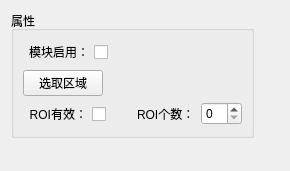
<?xml version="1.0" encoding="UTF-8"?>
<ui version="4.0">
 <class>spiltImage_preWdg</class>
 <widget class="QWidget" name="spiltImage_preWdg">
  <property name="geometry">
   <rect>
    <x>0</x>
    <y>0</y>
    <width>290</width>
    <height>171</height>
   </rect>
  </property>
  <property name="windowTitle">
   <string>spiltImage_preWdg</string>
  </property>
  <layout class="QGridLayout" name="gridLayout">
   <item row="0" column="0">
    <widget class="QGroupBox" name="groupBox">
     <property name="title">
      <string>属性</string>
     </property>
     <layout class="QVBoxLayout" name="verticalLayout_2">
      <item>
       <layout class="QVBoxLayout" name="verticalLayout">
        <item>
         <layout class="QHBoxLayout" name="horizontalLayout_2">
          <item>
           <widget class="QCheckBox" name="cb_moduleValid">
            <property name="layoutDirection">
             <enum>Qt::RightToLeft</enum>
            </property>
            <property name="text">
             <string>模块启用：</string>
            </property>
           </widget>
          </item>
          <item>
           <spacer name="horizontalSpacer">
            <property name="orientation">
             <enum>Qt::Horizontal</enum>
            </property>
            <property name="sizeHint" stdset="0">
             <size>
              <width>40</width>
              <height>20</height>
             </size>
            </property>
           </spacer>
          </item>
         </layout>
        </item>
        <item>
         <layout class="QHBoxLayout" name="horizontalLayout_4">
          <item>
           <widget class="QPushButton" name="bt_selectRoi">
            <property name="text">
             <string>选取区域</string>
            </property>
            <property name="checkable">
             <bool>true</bool>
            </property>
           </widget>
          </item>
          <item>
           <spacer name="horizontalSpacer_3">
            <property name="orientation">
             <enum>Qt::Horizontal</enum>
            </property>
            <property name="sizeHint" stdset="0">
             <size>
              <width>40</width>
              <height>20</height>
             </size>
            </property>
           </spacer>
          </item>
         </layout>
        </item>
        <item>
         <spacer name="verticalSpacer">
          <property name="orientation">
           <enum>Qt::Vertical</enum>
          </property>
          <property name="sizeHint" stdset="0">
           <size>
            <width>20</width>
            <height>40</height>
           </size>
          </property>
         </spacer>
        </item>
        <item>
         <layout class="QHBoxLayout" name="horizontalLayout_3">
          <property name="spacing">
           <number>6</number>
          </property>
          <item>
           <widget class="QCheckBox" name="cb_RoiValid">
            <property name="layoutDirection">
             <enum>Qt::RightToLeft</enum>
            </property>
            <property name="text">
             <string>ROI有效：</string>
            </property>
           </widget>
          </item>
          <item>
           <layout class="QHBoxLayout" name="horizontalLayout">
            <item>
             <spacer name="horizontalSpacer_2">
              <property name="orientation">
               <enum>Qt::Horizontal</enum>
              </property>
              <property name="sizeHint" stdset="0">
               <size>
                <width>40</width>
                <height>20</height>
               </size>
              </property>
             </spacer>
            </item>
            <item>
             <widget class="QLabel" name="label">
              <property name="text">
               <string>ROI个数：</string>
              </property>
             </widget>
            </item>
            <item>
             <widget class="QSpinBox" name="sp_RoiCounts"/>
            </item>
           </layout>
          </item>
         </layout>
        </item>
       </layout>
      </item>
     </layout>
    </widget>
   </item>
   <item row="1" column="0">
    <spacer name="verticalSpacer_2">
     <property name="orientation">
      <enum>Qt::Vertical</enum>
     </property>
     <property name="sizeHint" stdset="0">
      <size>
       <width>20</width>
       <height>176</height>
      </size>
     </property>
    </spacer>
   </item>
   <item row="0" column="1">
    <spacer name="horizontalSpacer_4">
     <property name="orientation">
      <enum>Qt::Horizontal</enum>
     </property>
     <property name="sizeHint" stdset="0">
      <size>
       <width>40</width>
       <height>20</height>
      </size>
     </property>
    </spacer>
   </item>
  </layout>
 </widget>
 <resources/>
 <connections/>
</ui>
